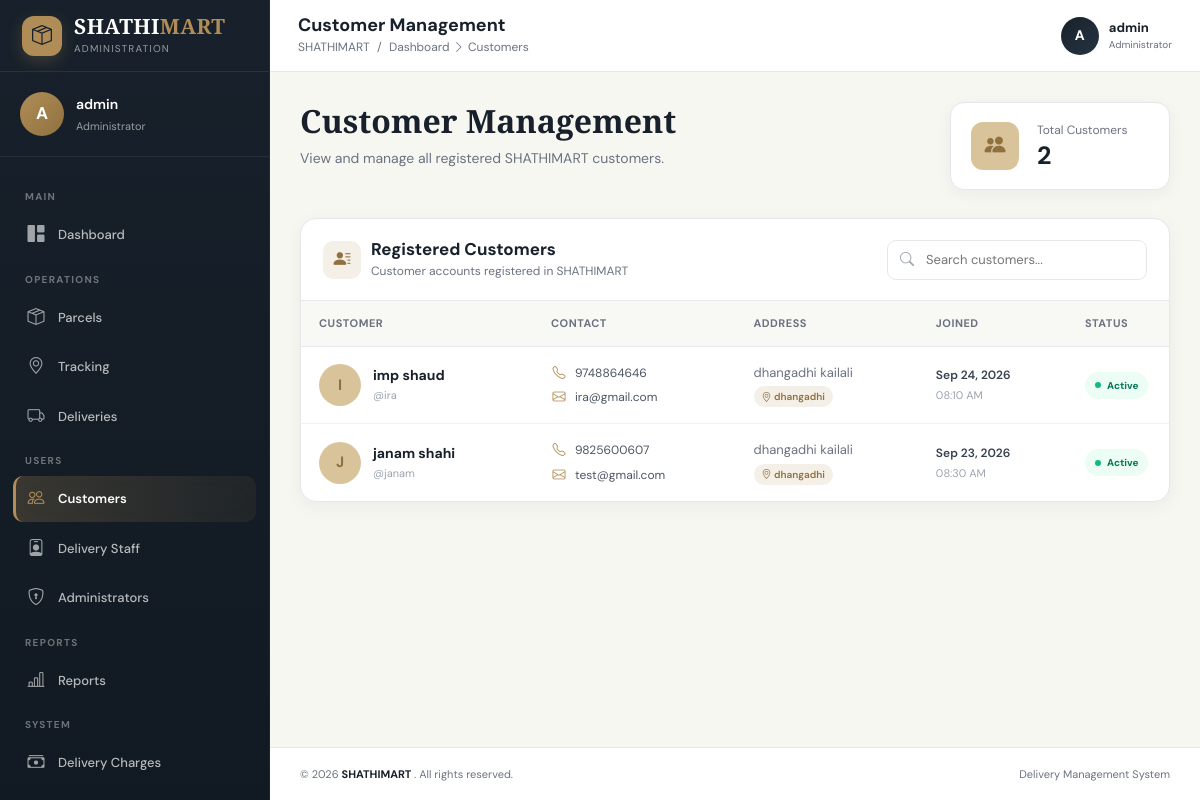
Page /dashboard/admin/customers/ (signed in) on the earlier database version.
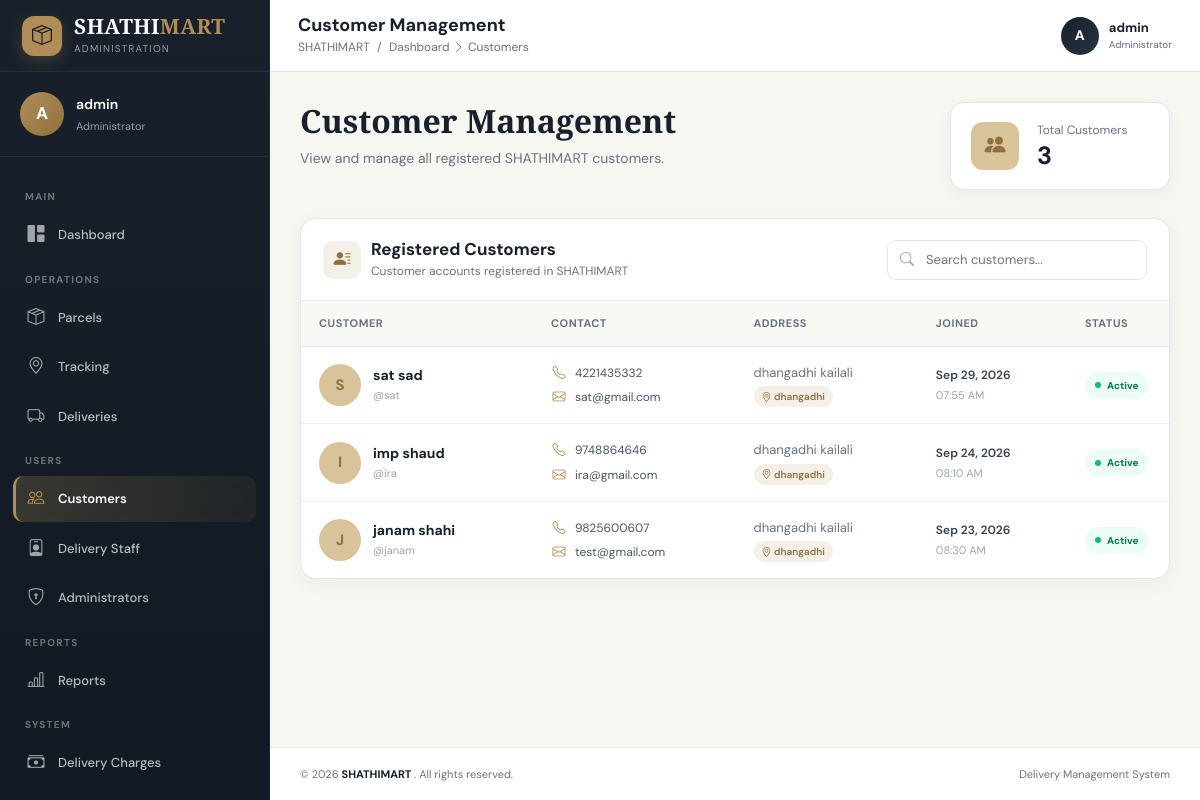
Same page on the later database version.
### accounts/models.py (models this page shows, shortened)
class CustomerProfile(models.Model):
    ROLE_CHOICES = [
        ('customer', 'Customer'),
        ('delivery_staff', 'Delivery Staff'),
        ('admin', 'Administrator'),
    ]
    user = models.OneToOneField(
        User,
        on_delete=models.CASCADE,
        related_name='profile'
    )
    phone = models.CharField(
        max_length=15,
        blank=True
    )
    address = models.TextField(
        blank=True
    )
    city = models.CharField(
        max_length=100,
        blank=True
    )
    profile_image = models.ImageField(
        upload_to='profiles/',
        blank=True,
        null=True
    )
    role = models.CharField(
        max_length=20,
        choices=ROLE_CHOICES,
        default='customer'
    )
    created_at = models.DateTimeField(
        auto_now_add=True
    )
    updated_at = models.DateTimeField(
        auto_now=True
    )
    class Meta:
        verbose_name = "User Profile"
        verbose_name_plural = "User Profiles"
        ordering = ['-created_at']

### dashboard/views.py (the view)
@login_required(login_url="login")
def customer_management(request):
    access = check_admin(request)
    if access:
        return access
    customers = (
        CustomerProfile.objects
        .select_related("user")
        .filter(
            role="customer"
        )
        .order_by("-created_at")
    )
    context = {
        "profile":
            request.user.profile,
        "customers":
            customers,
        "total_customers":
            customers.count(),
    }
    return render(
        request,
        "dashboard/customer_management.html",
        context
    )

### dashboard/views.py (called while the page is built)
def admin_required(request):
    if not request.user.is_authenticated:
        return False
    if request.user.is_superuser:
        return True
    try:
        return request.user.profile.role == "admin"
    except CustomerProfile.DoesNotExist:
        return False

def check_admin(request):
    if not request.user.is_authenticated:
        return redirect("login")
    if not admin_required(request):
        messages.error(
            request,
            "Administrator access required."
        )
        return redirect("admin_login")
    return None

### notifications/context_processors.py (called while the page is built)
def notification_context(request):
    if not request.user.is_authenticated:
        return {
            "navbar_notifications": [],
            "unread_notifications_count": 0,
        }
    notifications = Notification.objects.filter(
        user=request.user
    ).select_related(
        "parcel"
    )[:8]
    unread_count = Notification.objects.filter(
        user=request.user,
        is_read=False
    ).count()
    return {
        "navbar_notifications": notifications,
        "unread_notifications_count": unread_count,
    }

### templates/dashboard/customer_management.html (shortened to what the changed rows need)
{% extends "dashboard/admin_base.html" %}
{% block content %}
<div class="customer-page">
    <div class="page-header">
        <div class="page-header-content">
            <h1>
                Customer Management
            </h1>
        </div>
        <div class="summary-card">
            <div class="summary-info">
                <span class="summary-label">
                    Total Customers
                </span>
                <span class="summary-value">
                    {{ total_customers }}
                </span>
            </div>
        </div>
    </div>
    <div class="table-card">
        <div class="table-card-header">
            <div class="table-title">
                <div>
                    <h2>
                        Registered Customers
                    </h2>
                </div>
            </div>
        </div>
        {% if customers %}
        <div class="customer-table-wrapper">
            <table class="customer-table" id="customerTable">
                <thead>
                    <tr>
                        <th>
                            Customer
                        </th>
                        <th>
                            Contact
                        </th>
                        <th>
                            Address
                        </th>
                        <th>
                            Joined
                        </th>
                        <th>
                            Status
                        </th>
                    </tr>
                </thead>
                <tbody>
                    {% for customer in customers %}
                    <tr class="customer-row">
                        <td>
                            <div class="customer-profile">
                                <div class="customer-avatar">
                                    {% if customer.profile_image %}
                                        <img
                                            src="{{ customer.profile_image.url }}"
                                            alt="{{ customer.user.username }}"
                                        >
                                    {% else %}
                                        {% if customer.user.first_name %}
                                            {{ customer.user.first_name|first|upper }}
                                        {% else %}
                                            {{ customer.user.username|first|upper }}
                                        {% endif %}
                                    {% endif %}
                                </div>
                                <div>
                                    <div class="customer-name">
                                        {% if customer.user.get_full_name %}
                                            {{ customer.user.get_full_name }}
                                        {% else %}
                                            {{ customer.user.username }}
                                        {% endif %}
                                    </div>
                                    <div class="customer-username">
                                        @{{ customer.user.username }}
                                    </div>
                                </div>
                            </div>
                        </td>
                        <td>
                            <div class="contact-item">
                                <i class="bi bi-telephone"></i>
                                <span>
                                    {% if customer.phone %}
                                        {{ customer.phone }}
                                    {% else %}
                                        Not provided
                                    {% endif %}
                                </span>
                            </div>
                            <div class="contact-item">
                                <i class="bi bi-envelope"></i>
                                <span>
                                    {% if customer.user.email %}
                                        {{ customer.user.email }}
                                    {% else %}
                                        Not provided
                                    {% endif %}
                                </span>
                            </div>
                        </td>
                        <td>
                            <div class="address-cell">
                                {% if customer.address %}
                                    {{ customer.address }}
                                {% else %}
                                    Address not provided
                                {% endif %}
                                {% if customer.city %}
                                    <div>
                                        <span class="city-text">
                                            <i class="bi bi-geo-alt"></i>
                                            {{ customer.city }}
                                        </span>
                                    </div>
                                {% endif %}
                            </div>
                        </td>
                        <td>
                            <div class="date-cell">
                                <div class="date-main">
                                    {{ customer.created_at|date:"M d, Y" }}
                                </div>
                                <div class="date-time">
                                    {{ customer.created_at|date:"h:i A" }}
                                </div>
                            </div>
                        </td>
                        <td>
                            {% if customer.user.is_active %}
                                <span class="status-badge">
                                    <span class="status-dot"></span>
                                    Active
                                </span>
                            {% endif %}
                        </td>
                    </tr>
                    {% endfor %}
                </tbody>
            </table>
        </div>
        {% endif %}
    </div>
</div>
{% endblock %}

Differences in the rows shown:
added CustomerProfile: user.first_name|first "S", user.get_full_name "sat sad", user.username "sat", phone "4221435332", user.email "sat@gmail.com", address "dhangadhi kailali", city "dhangadhi", created_at "Sep 29, 2026", created_at "07:55 AM", shows "Active"
Other differences:
{{ total_customers }}: "2" → "3"
